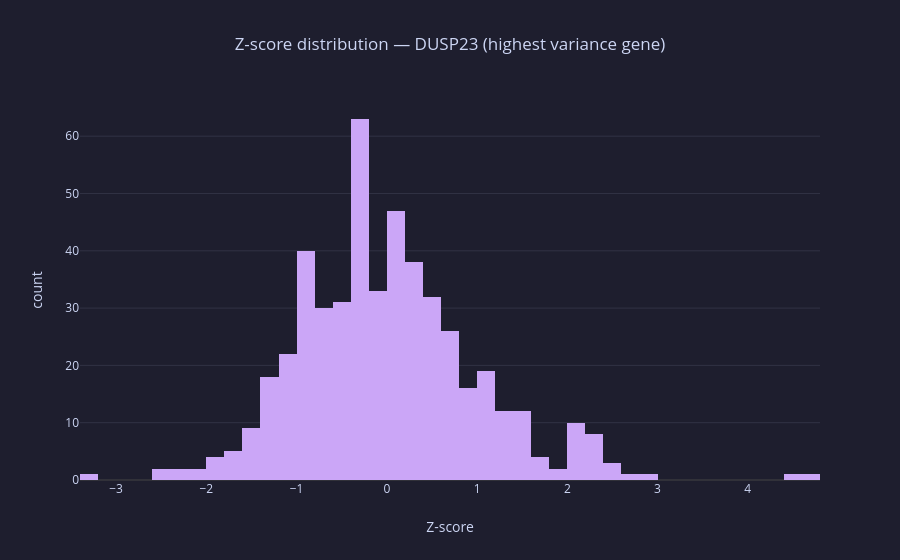

This figure's notebook cell:
### Markdown cell above
By day 1000

- Some sites are still at ~0.8 survival probability (TSS 21, 63 — the high flat lines)
- Others are already at ~0.2 (TSS 77, the green line dropping steeply)

TSS 37 (orange) drops to zero around day 1000 — all patients dead. TSS 21 (blue) stays flat and high — very few deaths, long follow-up.

The flat tails on many curves are censored patients — the curve stops stepping down because no more deaths were observed, not because everyone survived.

### Code cell
gene_cols = [c for c in df.columns if c.startswith("ENSG")]

# 1. Distribution of a single gene
top_var_genes = df[gene_cols].var().sort_values(ascending=False)
top_gene = top_var_genes.index[0]

name = to_name(top_gene)

fig1 = px.histogram(
    df, x=top_gene, nbins=50,
    title=f"Z-score distribution — {name} (highest variance gene)",
    labels={top_gene: "Z-score"}
)
fig1.show()

### Figure 1 — Plotly figure (JSON) as saved in the notebook; plotly's stock layout.template omitted (floating-point values rounded to 4 significant figures; data arrays with more than 128 entries replaced by an {"elided": "..."} marker saying what was removed)
{"data": [{"bingroup": "x", "hovertemplate": "Z-score=%{x}<br>count=%{y}<extra></extra>", "legendgroup": "", "marker": {"color": "#cba6f7", "pattern": {"shape": ""}}, "name": "", "nbinsx": 50, "orientation": "v", "showlegend": false, "type": "histogram", "x": {"elided": "495 float values"}, "xaxis": "x", "yaxis": "y"}], "layout": {"barmode": "relative", "legend": {"tracegroupgap": 0}, "title": {"text": "Z-score distribution — DUSP23 (highest variance gene)"}, "xaxis": {"anchor": "y", "domain": [0, 1], "title": {"text": "Z-score"}}, "yaxis": {"anchor": "x", "domain": [0, 1], "title": {"text": "count"}}}}
